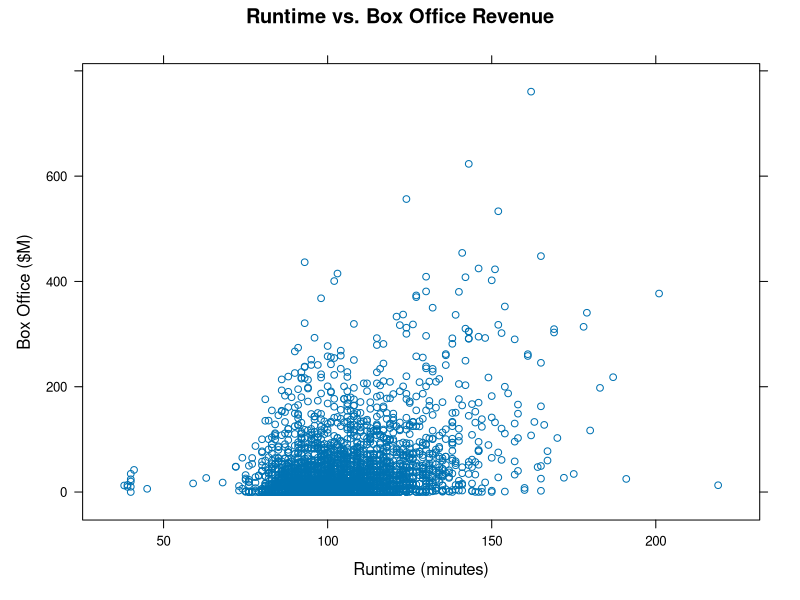
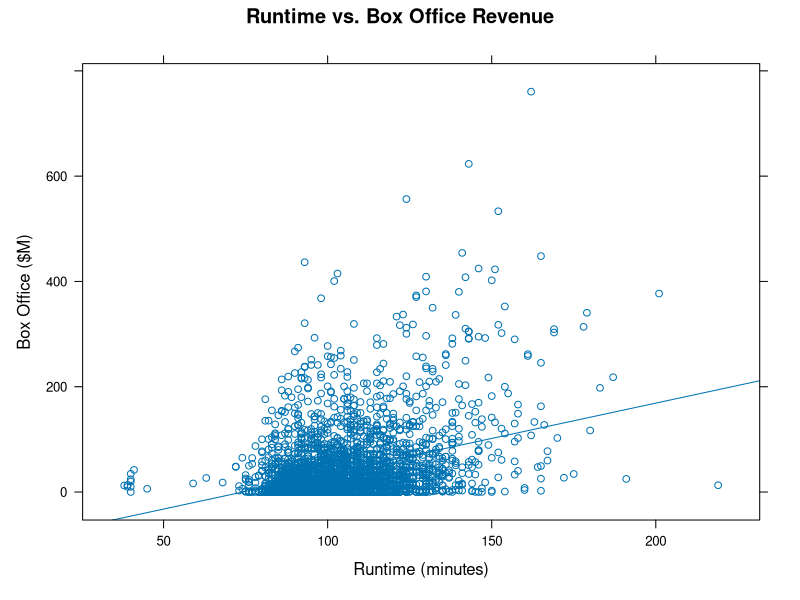
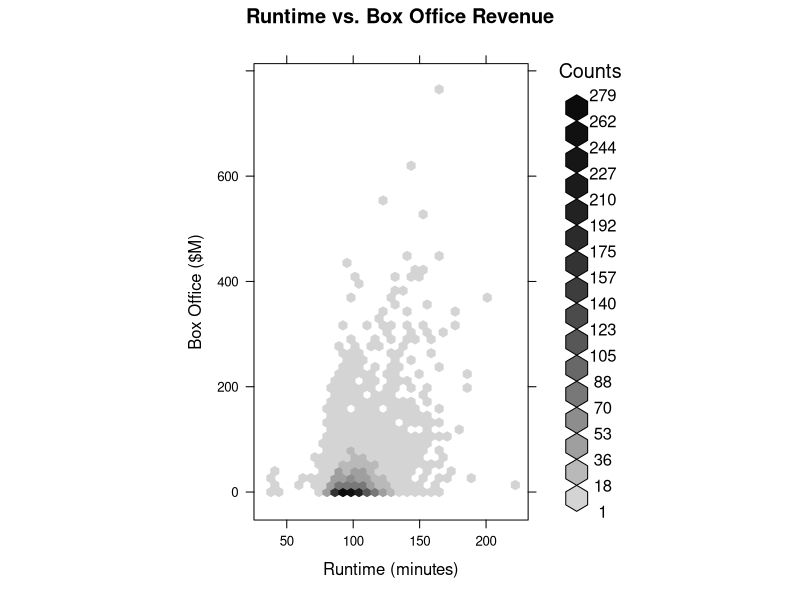

Write the R code that produced these figures, in order. (Note: this script raises an error after producing the figures.)
## ---- chunk 1
library(lattice)
movies <- read.csv('../data/Movies.csv')
main_label <- "Runtime vs. Box Office Revenue"
runtime_in_minutes_label <- "Runtime (minutes)"
box_office_label <- "Box Office ($M)"
density_label <- "Density"
## ---- chunk 2
xyplot(
  x = Box.Office ~ Runtime,
  data = movies,
  main = main_label,
  xlab = runtime_in_minutes_label,
  ylab = box_office_label)
## ---- chunk 3
xyplot(
  x = Box.Office ~ Runtime,
  data = movies,
  type = c("p","r"), # p stands for points and r stands for regression
  main = main_label,
  xlab = runtime_in_minutes_label,
  ylab = box_office_label)
## ---- chunk 4
library(hexbin)
## ---- chunk 5
hexbinplot(
  x = Box.Office ~ Runtime,
  data = movies,
  xbins = 30,
  main = main_label,
  xlab = runtime_in_minutes_label,
  ylab = box_office_label)
## ---- chunk 6
grid <- expand.grid(
  x = density2d$x,
  y = density2d$y)

grid$z <- as.vector(density2d$z)

## ---- chunk 7
head(grid)
## ---- chunk 8
contourplot(
  x = z ~ x* y,
  data = grid,
  main = main_label,
  xlab = 
)
